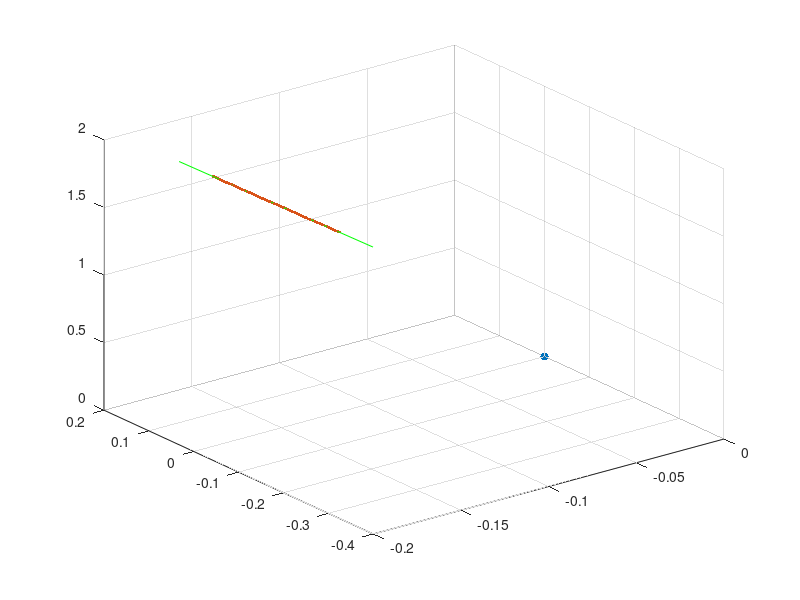

Recreate this plot in MATLAB. (Note: this script raises an error after producing the figure.)
%% =======================================================================
% Monocular reconstruction of cylinder of known radius.
%  INPUTS:
%   *Camera intrinsics
%   *Cylinder contours 
%   *Cylinder radius
%
%  OUTPUTS:
%   *Cylinder axis parametric equation
%
% Created: 09/01/2018
% Author: Saulo P.
% ========================================================================
clear all;
close all;

%% Input data

load contours
load camera

Npoints = length(backg_idxs);

% Real world data
Dmtr = 20e-2;

%> 2D data
ys = backg_idxs';
ds = [contours{1};
      contours{2}];
xs = (ds(2,:) - ds(1,:))/2;

%% Reconstruction

%>Reconstruction of cylinder central axis (diameter approximation)
Z = Dmtr*K(1)./(ds(2,:) - ds(1,:));
Cs = [Z.*(xs - im_sz(1)/2)/K(2,2);
      Z.*(ys - im_sz(2)/2)/K(2,2);
      Z];

centr = mean(Cs, 2);
Csn = Cs - repmat(centr, 1, Npoints);

%>Least Squares solution
[~, ~, V] = svd(Csn');
direct = V(:,1);

RMS = sqrt(sum(((Csn'*direct).^2)/Npoints))

%% Reconstructed scene synthesis
figure;
scatter3(0,0,0, 'filled');
hold on;
scatter3(Cs(1,:), Cs(2,:), Cs(3,:), '.r');

%>Fitted line
line = [centr - 0.2*direct centr + 0.2*direct];
plot3(line(1,:), line(2,:), line(3,:), 'g');

[Xc, Yc, Zc] = cylinder2(Dmtr*[1 1], direct);
Xc = Xc + centr(1);
Yc = Yc + centr(2);
Zc = Zc + centr(3);
surf(Xc, Yc, Zc);
[Xc, Yc, Zc] = cylinder2(Dmtr*[1 1], -direct);
Xc = Xc + centr(1);
Yc = Yc + centr(2);
Zc = Zc + centr(3);
surf(Xc, Yc, Zc);
colormap([0  0  1]);
set(gca, 'dataaspectratio', [1 1 1]);